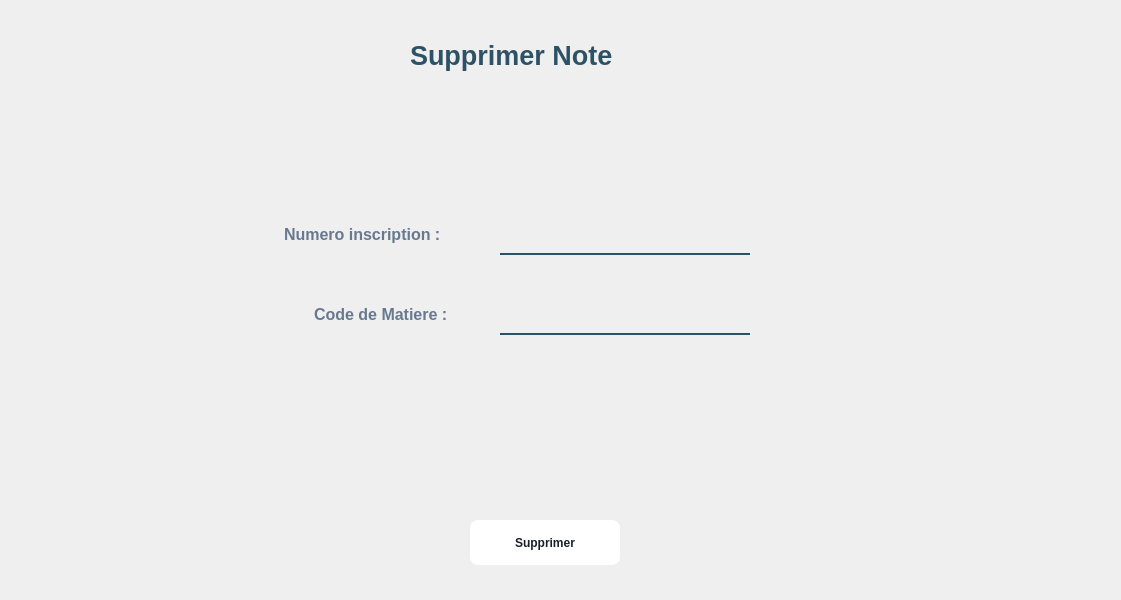
<?xml version="1.0" encoding="UTF-8"?>
<ui version="4.0">
 <class>Dialog</class>
 <widget class="QDialog" name="Dialog">
  <property name="geometry">
   <rect>
    <x>0</x>
    <y>0</y>
    <width>1121</width>
    <height>600</height>
   </rect>
  </property>
  <property name="windowTitle">
   <string>Dialog</string>
  </property>
  <widget class="QLabel" name="label">
   <property name="geometry">
    <rect>
     <x>280</x>
     <y>220</y>
     <width>221</width>
     <height>35</height>
    </rect>
   </property>
   <property name="font">
    <font>
     <pointsize>12</pointsize>
     <weight>75</weight>
     <bold>true</bold>
    </font>
   </property>
   <property name="styleSheet">
    <string notr="true">background-color:rgba(0,0,0,0);
color:rgb(104, 121, 143);
padding-bottom:7px;</string>
   </property>
   <property name="text">
    <string>Numero inscription :</string>
   </property>
  </widget>
  <widget class="QPushButton" name="pushButton">
   <property name="geometry">
    <rect>
     <x>470</x>
     <y>520</y>
     <width>150</width>
     <height>45</height>
    </rect>
   </property>
   <property name="font">
    <font>
     <pointsize>-1</pointsize>
     <weight>87</weight>
     <bold>true</bold>
    </font>
   </property>
   <property name="styleSheet">
    <string notr="true">  background: #FFFFFF;
  border: 0 solid #E2E8F0;
  color: #1A202C;
  font-size: 12px;
  font-weight: 700;
  height: 56px;
  border-radius: 8px;

</string>
   </property>
   <property name="text">
    <string>Supprimer</string>
   </property>
  </widget>
  <widget class="QLabel" name="label_4">
   <property name="geometry">
    <rect>
     <x>0</x>
     <y>-150</y>
     <width>1131</width>
     <height>761</height>
    </rect>
   </property>
   <property name="styleSheet">
    <string notr="true">border-image:url(:/img/897.jpg);</string>
   </property>
   <property name="text">
    <string/>
   </property>
  </widget>
  <widget class="QLineEdit" name="lineEdit">
   <property name="geometry">
    <rect>
     <x>500</x>
     <y>220</y>
     <width>250</width>
     <height>35</height>
    </rect>
   </property>
   <property name="font">
    <font>
     <pointsize>12</pointsize>
    </font>
   </property>
   <property name="styleSheet">
    <string notr="true">background-color:rgba(0,0,0,0);
border: 2px solid rgba(0,0,0,0);
border-bottom-color:rgba(46,82,101,255);
color:rgb(0,0,0);
padding-bottom:7px;</string>
   </property>
   <property name="placeholderText">
    <string/>
   </property>
  </widget>
  <widget class="QLabel" name="label_10">
   <property name="geometry">
    <rect>
     <x>410</x>
     <y>30</y>
     <width>251</width>
     <height>51</height>
    </rect>
   </property>
   <property name="font">
    <font>
     <family>Arial</family>
     <pointsize>20</pointsize>
     <weight>75</weight>
     <bold>true</bold>
     <underline>false</underline>
    </font>
   </property>
   <property name="styleSheet">
    <string notr="true">color:rgba(46,82,101,255);
background-color:rgba(0,0,0,0);
</string>
   </property>
   <property name="text">
    <string>Supprimer Note</string>
   </property>
  </widget>
  <widget class="QLineEdit" name="lineEdit_2">
   <property name="geometry">
    <rect>
     <x>500</x>
     <y>300</y>
     <width>250</width>
     <height>35</height>
    </rect>
   </property>
   <property name="font">
    <font>
     <pointsize>12</pointsize>
    </font>
   </property>
   <property name="styleSheet">
    <string notr="true">background-color:rgba(0,0,0,0);
border: 2px solid rgba(0,0,0,0);
border-bottom-color:rgba(46,82,101,255);
color:rgb(0,0,0);
padding-bottom:7px;</string>
   </property>
   <property name="placeholderText">
    <string/>
   </property>
  </widget>
  <widget class="QLabel" name="label_2">
   <property name="geometry">
    <rect>
     <x>310</x>
     <y>300</y>
     <width>191</width>
     <height>35</height>
    </rect>
   </property>
   <property name="font">
    <font>
     <pointsize>12</pointsize>
     <weight>75</weight>
     <bold>true</bold>
    </font>
   </property>
   <property name="styleSheet">
    <string notr="true">background-color:rgba(0,0,0,0);
color:rgb(104, 121, 143);
padding-bottom:7px;</string>
   </property>
   <property name="text">
    <string>Code de Matiere :</string>
   </property>
  </widget>
  <zorder>label_4</zorder>
  <zorder>label</zorder>
  <zorder>pushButton</zorder>
  <zorder>lineEdit</zorder>
  <zorder>label_10</zorder>
  <zorder>lineEdit_2</zorder>
  <zorder>label_2</zorder>
 </widget>
 <resources>
  <include location="../img/back.qrc"/>
 </resources>
 <connections/>
</ui>
